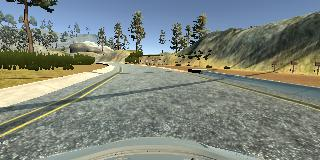
#> input picture data/imgs/center_2026_04_12_22_29_42_290.jpg, 320 x 160 px
$ python -i dataset.py   (imports and definitions only)
#> lines starting #> are read from the running program, lines starting #| are printed output that depends on the picture
#> further down, picture is the input picture: shape (160, 320, 3); mean B, G, R 124, 132.5, 125.5
#!/usr/bin/env python3
"""
loads, balances, preprocesses, and batches the driving dataset.
"""

import csv
import sys
import cv2
import numpy as np
from pathlib import Path
from sklearn.model_selection import train_test_split

# Augment is applied inside the training generator only
sys.path.insert(0, str(Path(__file__).resolve().parent))
from augment import augment

PROJECT_ROOT = Path(__file__).resolve().parent.parent
CSV_PATH     = PROJECT_ROOT / "data" / "driving_log.csv"

# crop rows and output size
CROP_TOP    = 60
CROP_BOTTOM = 135
IMG_WIDTH   = 200
IMG_HEIGHT  = 66

# balancing
SAMPLES_PER_BIN = 400
NUM_BINS        = 25


CORRECTION = 0.2  # steering correction for left/right cameras


# [61 lines left out: functions load_samples, balance_samples, not called in this run]


def preprocess(image: np.ndarray) -> np.ndarray:
    """
    crops to the road area, converts bgr to yuv, resizes to 200x66,
    applies gaussian blur, and normalizes to [0, 1].
    """
    image = image[CROP_TOP:CROP_BOTTOM, :]
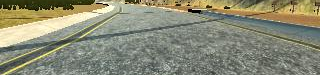
#> image: shape (75, 320, 3); mean of channels 0, 1, 2 116.5, 138, 137.4; drawn as B, G, R
    image = cv2.cvtColor(image, cv2.COLOR_BGR2YUV)
#> image: shape (75, 320, 3); mean of channels 0, 1, 2 135.4, 118.9, 129.7
    image = cv2.GaussianBlur(image, (3, 3), 0)
#> image: shape (75, 320, 3); mean of channels 0, 1, 2 135.4, 118.9, 129.7
    image = cv2.resize(image, (IMG_WIDTH, IMG_HEIGHT))
#> image: shape (66, 200, 3); mean of channels 0, 1, 2 135.3, 118.8, 129.6
    image = image / 255.0
#> image: shape (66, 200, 3) float64; mean of channels 0, 1, 2 0.531, 0.466, 0.508
    return image.astype(np.float32)
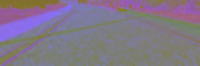
#> returned value: shape (66, 200, 3) float32; mean of channels 0, 1, 2 0.531, 0.466, 0.508; drawn as B, G, R


# [53 lines left out: functions batch_generator, get_data, not called in this run]


# sanity check

# [21 lines not run here, left out]

>>> import cv2
>>> picture = cv2.imread('../data/imgs/center_2026_04_12_22_29_42_290.jpg')
>>> result = preprocess(picture)

$ run again, on data/imgs/center_2026_04_12_22_30_03_043.jpg
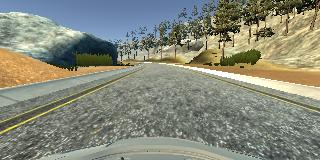
#> input picture data/imgs/center_2026_04_12_22_30_03_043.jpg, 320 x 160 px
#> picture is the input picture: shape (160, 320, 3); mean B, G, R 122.2, 137.2, 134.8
#> in preprocess, `image = image[CROP_TOP:CROP_BOTTOM, :]`:
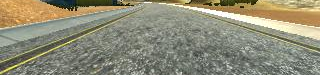
#> image: shape (75, 320, 3); mean of channels 0, 1, 2 118.3, 140, 142.7; drawn as B, G, R
#> in preprocess, `return image.astype(np.float32)`:
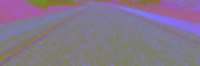
#> returned value: shape (66, 200, 3) float32; mean of channels 0, 1, 2 0.542, 0.464, 0.517; drawn as B, G, R

$ run again, on data/imgs/center_2026_04_12_22_30_06_856.jpg
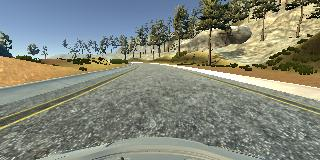
#> input picture data/imgs/center_2026_04_12_22_30_06_856.jpg, 320 x 160 px
#> picture is the input picture: shape (160, 320, 3); mean B, G, R 122.3, 135.1, 131.8
#> in preprocess, `image = image[CROP_TOP:CROP_BOTTOM, :]`:
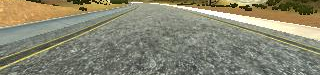
#> image: shape (75, 320, 3); mean of channels 0, 1, 2 113.5, 134.4, 136.4; drawn as B, G, R
#> in preprocess, `return image.astype(np.float32)`:
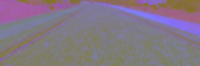
#> returned value: shape (66, 200, 3) float32; mean of channels 0, 1, 2 0.52, 0.466, 0.514; drawn as B, G, R

$ run again, on data/imgs/center_2026_04_12_22_30_38_174.jpg
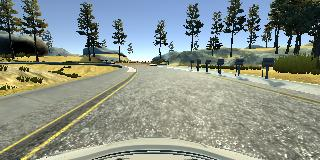
#> input picture data/imgs/center_2026_04_12_22_30_38_174.jpg, 320 x 160 px
#> picture is the input picture: shape (160, 320, 3); mean B, G, R 134.7, 144.7, 136.9
#> in preprocess, `image = image[CROP_TOP:CROP_BOTTOM, :]`:
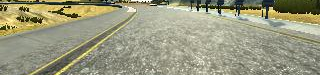
#> image: shape (75, 320, 3); mean of channels 0, 1, 2 126.4, 152.9, 153.4; drawn as B, G, R
#> in preprocess, `return image.astype(np.float32)`:
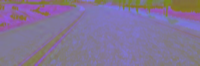
#> returned value: shape (66, 200, 3) float32; mean of channels 0, 1, 2 0.588, 0.456, 0.513; drawn as B, G, R
